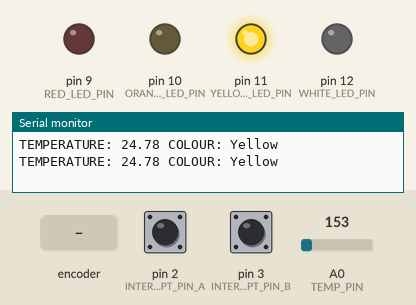
Recording of a sketch running on a simulated Arduino Uno, built with avr-gcc and run on an emulated ATmega328P. Parts: output pins drawn as LEDs (lit = HIGH), the last lines printed to the serial monitor. The test bench sets the inputs (shaded band); at power-on: A0 (TEMP_PIN) = 153, pin 2 (INTERRUPT_PIN_A) HIGH, pin 3 (INTERRUPT_PIN_B) HIGH.

Above: at 3.8 s.
3.9 s: A0 (TEMP_PIN) set to 164
At 5.7 s:
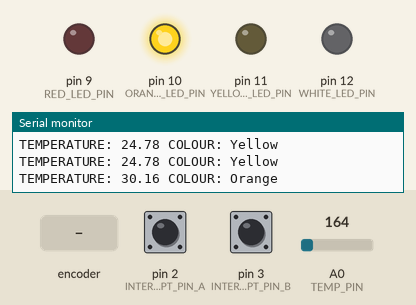
6.1 s: rotary encoder on pin 2 (INTERRUPT_PIN_A) / pin 3 (INTERRUPT_PIN_B) turned 3 steps (first pin leading)
At 7.2 s:
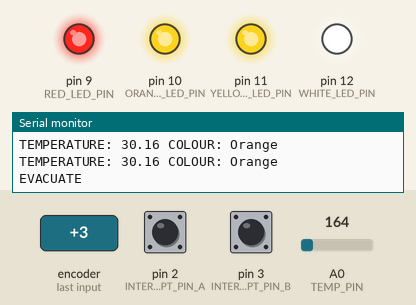
Timing chart, 0 to 9.1 s (numbered marks = the images above; inputs shaded):
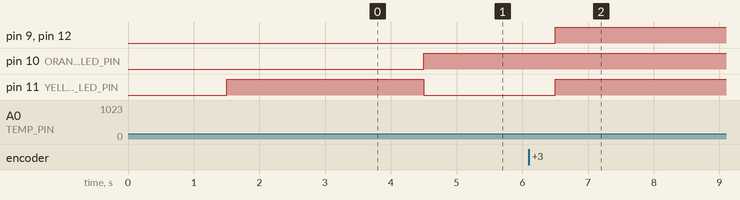

Measured:
- the behaviour switches between 163 and 164 on A0 (TEMP_PIN) (found by bisection; images 0 and 1)
- after the input at 3.9 s, pin 10 (ORANGE_LED_PIN): LOW → HIGH after 0.60 s; pin 11 (YELLOW_LED_PIN): HIGH → LOW after 0.60 s
- after the input at 6.1 s, pin 9 (RED_LED_PIN), pin 11 (YELLOW_LED_PIN), pin 12 (WHITE_LED_PIN): LOW → HIGH after 0.40 s

The sketch:

Task1.3C.ino
```cpp
//
// File: 		Task1.3C.ino
// Author: 		Codey Funston
// Description:
//              Using Arduino Uno R3 board, LEDs show level
//              of fire danger. Levels are white < yellow <
//              orange < red. Updated to use an interrupt
//              from a digital signal push button that
//              causes all LEDs to flash to evacuate.
//				      Updated again to add an IR sensor so that
//				      a remote control can turn on and off the
//				      fire alert LEDs.
//

const uint8_t TEMP_PIN = A0;
const uint8_t INTERRUPT_PIN_A = 2; // For push button.
const uint8_t INTERRUPT_PIN_B = 3; // For IR sensor.
const uint8_t WHITE_LED_PIN = 12;
const uint8_t YELLOW_LED_PIN = 11;
const uint8_t ORANGE_LED_PIN = 10;
const uint8_t RED_LED_PIN = 9;

const int read_temp_delay = 1500; // Time between temperature serial output.
const int ISR_delay = 200; // Time between evacuation blinks.

volatile uint8_t do_evacuate = LOW; // Interrupt flag for push button.
volatile uint8_t turn_off = LOW;    // Interrupt flag for IR sensor.

double voltageToCelcius(uint8_t volt_in)
{
  // The ADC sends 5v as 1023, therefore:
  // ADC / voltage = 1023 / 5
  double ADC_to_volt = volt_in * (5.0 / 1023.0);
  return (1000 * ADC_to_volt - 500) / 10.0;
}

void ledData(uint8_t pin, char* colour_name, double temp)
{
  Serial.print("TEMPERATURE: ");
  Serial.print(temp);
  digitalWrite(pin, HIGH);
  Serial.print(" COLOUR: ");
  Serial.println(colour_name);
}

// Called by push button interrupt when manual intervention of LEDs is done for
// fire danger.
void evacuate()
{
  do_evacuate = !do_evacuate;
}

void turnOff()
{
  turn_off = !turn_off;
}

void setup()
{
  pinMode(TEMP_PIN, INPUT);
  pinMode(INTERRUPT_PIN_A, INPUT_PULLUP);
  pinMode(INTERRUPT_PIN_B, INPUT_PULLUP);

  pinMode(WHITE_LED_PIN, OUTPUT);
  pinMode(YELLOW_LED_PIN, OUTPUT);
  pinMode(ORANGE_LED_PIN, OUTPUT);
  pinMode(RED_LED_PIN, OUTPUT);

  attachInterrupt(digitalPinToInterrupt(INTERRUPT_PIN_A), evacuate, FALLING);
  attachInterrupt(digitalPinToInterrupt(INTERRUPT_PIN_B), turnOff, FALLING);

  Serial.begin(9600);
}

void loop()
{
  if (turn_off)
  {
    return;
  }

  static unsigned long prev_millis = 0;
  unsigned long current_millis = millis();

  unsigned long delay_record = current_millis - prev_millis;

  if (do_evacuate)
  {
    if (delay_record >= ISR_delay)
    {
      prev_millis = current_millis;
      static bool led_state = false;
      led_state = !led_state;

      // Blinks all LEDs for evacuation.
      digitalWrite(WHITE_LED_PIN, led_state);
      digitalWrite(YELLOW_LED_PIN, led_state);
      digitalWrite(ORANGE_LED_PIN, led_state);
      digitalWrite(RED_LED_PIN, led_state);

      Serial.println("EVACUATE");
    }
  }

  else
  {
    if (delay_record >= read_temp_delay)
    {
    prev_millis = current_millis;

      // Shows fire danger level as a colour.
      digitalWrite(WHITE_LED_PIN, LOW);
      digitalWrite(YELLOW_LED_PIN, LOW);
      digitalWrite(ORANGE_LED_PIN, LOW);
      digitalWrite(RED_LED_PIN, LOW);

      double temp = voltageToCelcius(analogRead(TEMP_PIN));

      if (temp >= 15 && temp < 20)
      {
        ledData(WHITE_LED_PIN, "White", temp);
      }

      else if (temp >= 20 && temp < 30)
      {
        ledData(YELLOW_LED_PIN, "Yellow", temp);
      }

      else if (temp >= 30 && temp < 35)
      {
        ledData(ORANGE_LED_PIN, "Orange", temp);
      }

      else if (temp >= 35)
      {
        ledData(RED_LED_PIN, "Red", temp);
      }

      else
      {
        Serial.print("TEMPERATURE: ");
        Serial.print(temp);
       	Serial.println(" No fire danger.");
      }
    }
  }
}
```
